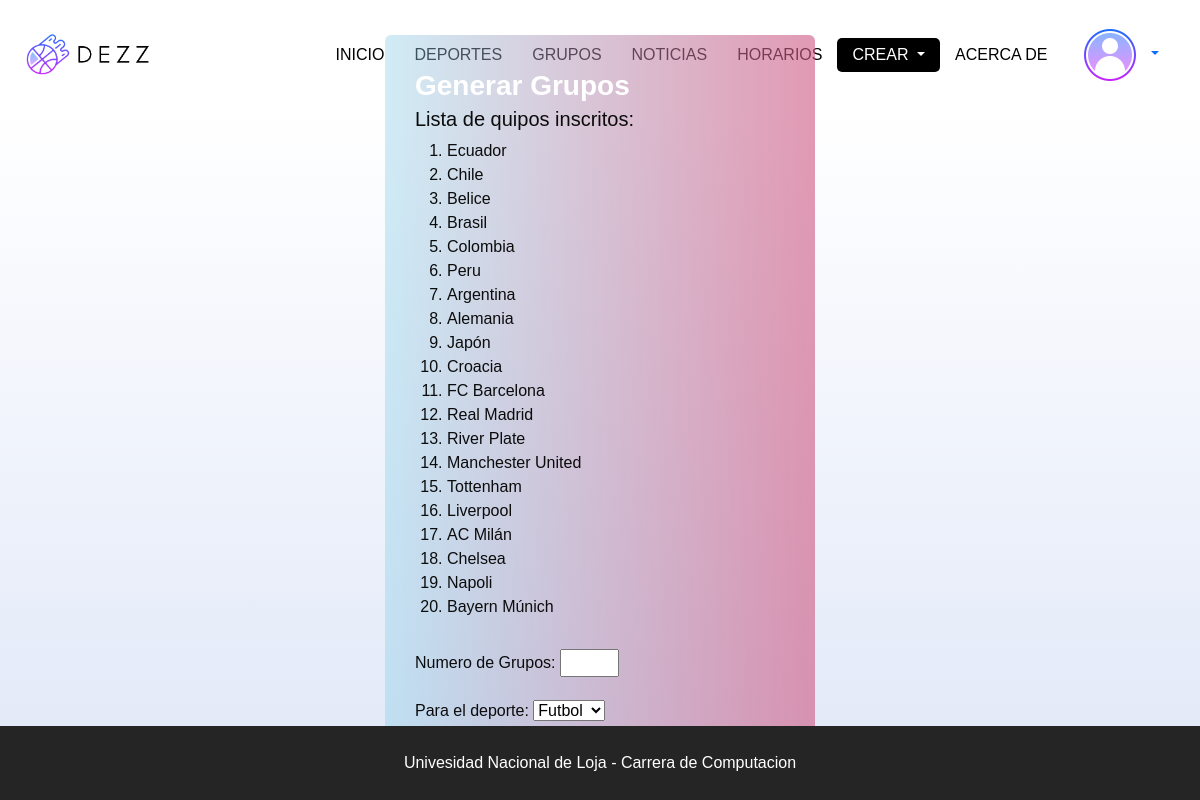
Page /crearGrup/ (signed in) on the committed database.
### myapp/models.py (models this page shows, shortened)
class Equipo(models.Model):
    nombre = models.CharField(max_length=100, null=False, unique=True,verbose_name="Nombre")
    descripcion = models.CharField(max_length=200)
    temporada = models.ForeignKey(Temporada, on_delete=models.CASCADE, null=True, blank=True)
    grupo = models.ForeignKey(Grupo, on_delete=models.SET_NULL, null = True, blank=True)
    deporte = models.ForeignKey(Deporte, on_delete=models.SET_NULL, null=True, blank=True)

### myapp/views.py (the view, shortened to what this page needs)
# urls.py: path('crearGrup/', views.crearGrup, name='crearJug'),
def crearGrup(request):
    equipos = Equipo.objects.all()
    if request.method == 'GET':
        return render(request, 'crearGrup.html', {'form': GrupoForm(), 'equipos': equipos})

### myapp/forms.py
class GrupoForm(forms.Form):
    numGrupos = forms.IntegerField(label="Numero de Grupos", min_value=1, max_value=50, required=True)
    deporte = forms.ModelChoiceField(queryset=Deporte.objects.all(), empty_label=None, label="Para el deporte:", required=True)

### myapp/models.py (called while the page is built)
    def __str__(self):
        return self.nombre

### myapp/templates/crearGrup.html (shortened to what this page needs)
{% extends "base_crear.html" %}
{% block contenido %}
<section class="contcrea forms">
        <div class="formcrea login" >
            <div class="form-content">
                <hl>Generar Grupos</hl>
                <h5>Lista de quipos inscritos:</h5>
                <ol>
                    {% for equipo in equipos %}
                    <li>{{equipo.nombre}}</li>
                    {% endfor %}
                </ol>
                <form method="POST">
                    {{ form.as_p }}
                    <div class="field button-field" type="submit">
                        <button>Generar</button>
                    </div>
                </form>
            </div>
        </div>
</section>
{% endblock %}

### myapp/templates/base_crear.html (shortened to what this page needs)
{% extends "base.html" %}
{% block barra %}
    <li class="nav-item">
      <a class="nav-link" href="{% url 'home' %}">Inicio <span class="sr-only">(current)</span></a>
    </li>
    <li class="nav-item">
      <a class="nav-link" href="{% url 'sports' %}">Deportes</a>
    </li>
    <li class="nav-item">
      <a class="nav-link" href="{% url 'ver Grupos' %}">Grupos</a>
    </li>
    <li class="nav-item">
      <a class="nav-link" href="{% url 'news' %}">Noticias</a>
    </li>
    <li class="nav-item">
      <a class="nav-link" href="{% url 'ver Horario' %}">Horarios</a>
    </li>
    <li class="nav-item dropdown active">
      <a class="nav-link dropdown-toggle" href="" role="button" data-bs-toggle="dropdown" aria-expanded="false">
        Crear
      </a>
    </li>
    <li class="nav-item">
      <a class="nav-link" href="{% url 'about' %}"> Acerca de</a>
    </li>
{% endblock %}

### myapp/templates/base.html (shortened to what this page needs)
<!DOCTYPE html>
<html lang="es">
<link href="https://cdn.jsdelivr.net/npm/bootstrap@5.3.1/dist/css/bootstrap.min.css" rel="stylesheet">
<head>
  {% load static %}
  <link rel="stylesheet" type="text/css" href={% static 'css/bootstrap.css' %} />
  <link rel="stylesheet" type="text/css" href="https://cdnjs.cloudflare.com/ajax/libs/OwlCarousel2/2.3.4/assets/owl.carousel.min.css" />
  <link href="{% static 'css/font-awesome.min.css' %}" rel="stylesheet" />
  <link href="{% static 'css/style.css' %}" rel= "stylesheet" />
  <link href="{% static 'css/responsive.css' %}" rel="stylesheet" />
</head>
<body>
    <div class="hero_area">
        <header class="header_section">
          <div class="header_bottom">
            <div class="container-fluid">
              <nav class="navbar navbar-expand-lg custom_nav-container ">
                <a class="navbar-brand" href="{% url 'home' %}">
                  <img src="{% static 'img/logo.png' %}" alt="">
                </a>
                <div class="collapse navbar-collapse" id="navbarSupportedContent">
                  <ul class="navbar-nav  ">
                      {%  block barra %}
                      {% endblock %}
                  </ul>
                  <ul class="nav justify-content-end">
                          {% if request.user.is_authenticated %}
                            <li class="nav-item dropdown">
                              <a class="nav-link dropdown-toggle" href="#" role="button" data-bs-toggle="dropdown" aria-expanded="false">
                                <img src="{% static 'img/user_icon.png' %}" alt="">
                              </a>
                            </li>
                          {% endif %}
                  </ul>
                </div>
              </nav>
            </div>
          </div>
        </header>
      {% block contenido %}
      {% endblock %}
  <footer class="footer_section">
    <div class="container">
      <p>
        Univesidad Nacional de Loja - Carrera de Computacion
      </p>
    </div>
  </footer>
</div>
</body>
</html>

### myapp/static/css/style.css (style rules this page uses)
body { font-family: 'Roboto', sans-serif; color: #0c0c0c; background-color: #ffffff; overflow-x: hidden; }
a, a:hover, a:focus { text-decoration: none; }
.hero_area { position: relative; height: 100vh; display: -webkit-box; display: -ms-flexbox; display: flex; -webkit-box-orient: vertical; -webkit-box-direction: normal; -ms-flex-direction: column; flex-direction: column; }
.header_section .header_bottom { background-color: #ffffff; padding: 15px 0; }
.header_section .header_bottom .container-fluid { padding-right: 25px; padding-left: 25px; }
.navbar-brand img { width: 125px; }
.custom_nav-container { padding: 0; }
.custom_nav-container .navbar-nav { margin: auto; }
.custom_nav-container .navbar-nav .nav-item .nav-link { padding: 5px 25px; color: #000000; text-align: center; text-transform: uppercase; border-radius: 5px; -webkit-transition: all .3s; transition: all .3s; }
.custom_nav-container .navbar-nav .nav-item:hover .nav-link, .custom_nav-container .navbar-nav .nav-item.active .nav-link { color: #ffffff; background-color: #000000; }
.footer_section { position: relative; background-color: #252525; text-align: center; }
.footer_section p { color: #ffffff; padding: 25px 0; margin: 0; }
* { margin: 0; padding: 0; box-sizing: border-box; font-family: 'Poppins', sans-serif; }
.contcrea { height: 100vh; width: 100%; display: flex; align-items: center; justify-content: center; background: linear-gradient(to bottom, #ffffff, #cdd9f38e) }
.formcrea { position: absolute; max-width: 430px; width: 100%; padding: 30px; border-radius: 6px; background: linear-gradient(to right, #8bd0e967, #cf5b849e) }
hl { font-size: 28px; font-weight: 600; color: #ffffff; text-align: center; }
form { margin-top: 30px; }
.field input, .field button { height: 100%; width: 100%; border: none; font-size: 16px; font-weight: 400; border-radius: 6px; }
.field button { color: #fff; background-color: #191818; transition: all 0.3s ease; cursor: pointer; }

### myapp/static/css/responsive.css (style rules this page uses)
@media (max-width: 1300px) { .custom_nav-container .navbar-nav { margin: 0; margin-left: auto; align-items: center; } }
@media (max-width: 1300px) { .custom_nav-container .navbar-nav .nav-item .nav-link { padding: 5px 15px; } }
@media (min-width: 1200px) { .container { max-width: 1170px; } }

### rows in the picture
Equipo: nombre "Ecuador"
Equipo: nombre "Chile"
Equipo: nombre "Belice"
Equipo: nombre "Brasil"
Equipo: nombre "Colombia"
Equipo: nombre "Peru"
Equipo: nombre "Argentina"
Equipo: nombre "Alemania"
Equipo: nombre "Japón"
Equipo: nombre "Croacia"
Equipo: nombre "FC Barcelona"
Equipo: nombre "Real Madrid"
Equipo: nombre "River Plate"
Equipo: nombre "Manchester United"
Equipo: nombre "Tottenham"
Equipo: nombre "Liverpool"
Equipo: nombre "AC Milán"
Equipo: nombre "Chelsea"
Equipo: nombre "Napoli"
Equipo: nombre "Bayern Múnich"
